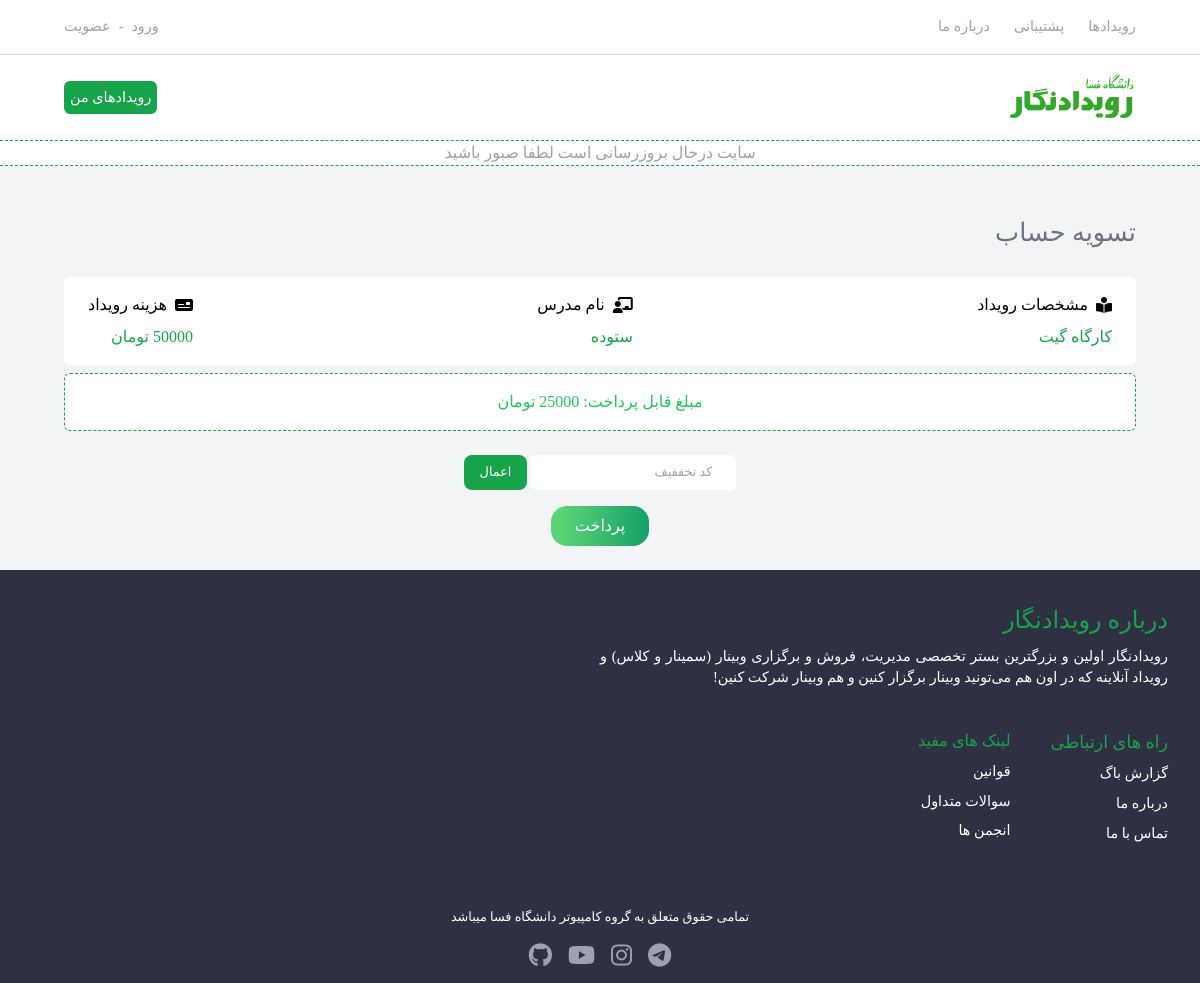
/card (signed in), run on an earlier commit of the app's database.
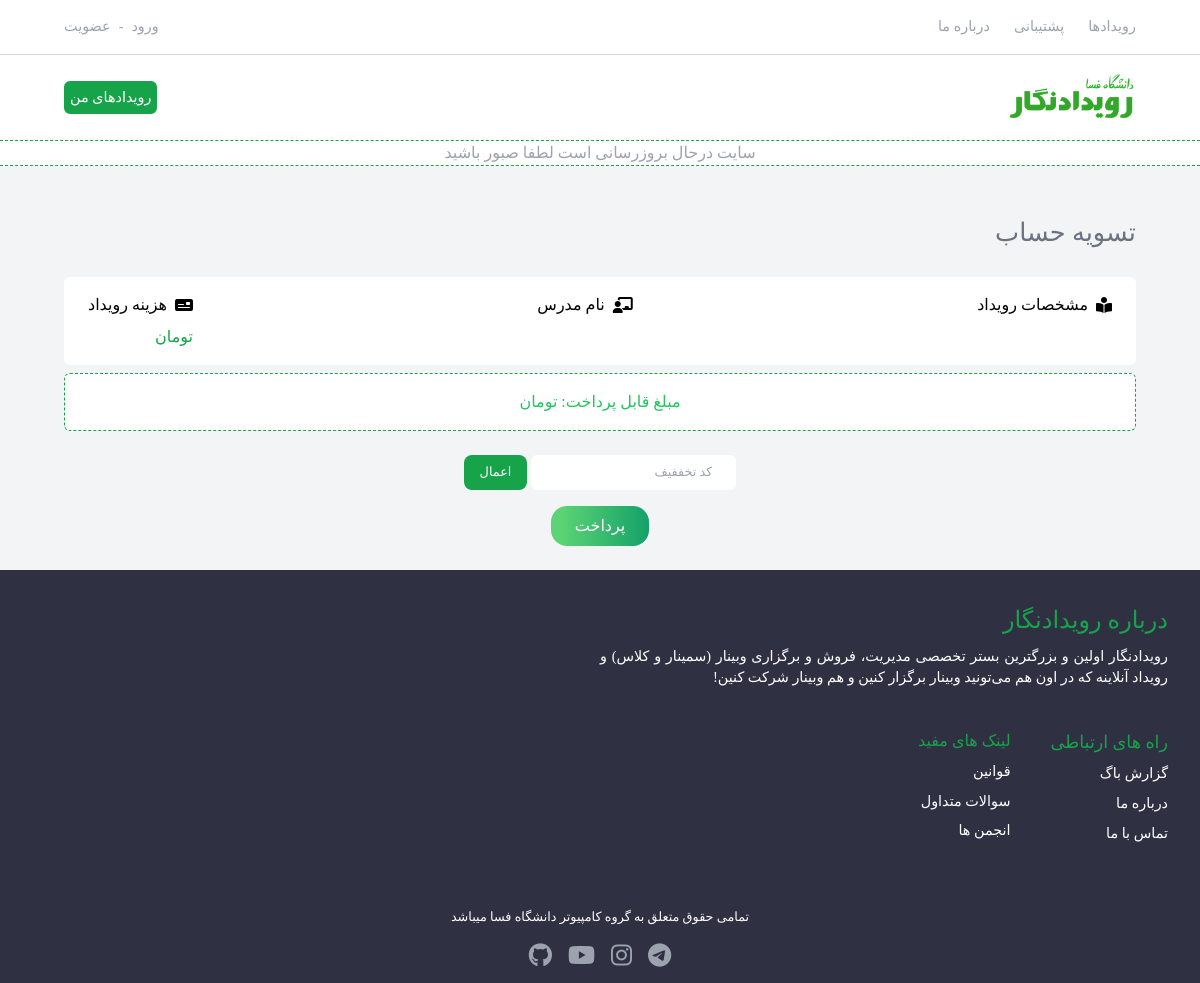
And on a later commit of the database.
### events_module/models.py (models this page shows, shortened)
class Participant(models.Model):
    user = models.ForeignKey(User, on_delete=models.CASCADE, verbose_name="شرکت کننده")
    event = models.ForeignKey(Event, on_delete=models.CASCADE, verbose_name="سمینار")
    date = jmodels.jDateTimeField(auto_now_add=True, verbose_name="تاریخ ثبت نام")
    status = models.BooleanField(default=False, verbose_name="وضعیت")
    total = models.IntegerField(default=0, verbose_name="هزینه کل")
    class Meta:
        verbose_name = "شرکت کننده"
        verbose_name_plural = "شرکت کنندگان"

class Event(models.Model):
    title = models.CharField(max_length=255, null=True, verbose_name="عنوان رویداد")
    description = models.TextField(null=True, verbose_name="توضیحات رویداد")
    start_date = models.CharField(max_length=255, verbose_name="تاریخ شروع")
    place = models.CharField(max_length=255, null=True, blank=True, verbose_name="محل برگزاری")
    days_of_week = models.TextField(null=True, blank=True, verbose_name="روزهای برگزاری")
    teacher = models.CharField(max_length=250, null=True, verbose_name="نام مدرس")
    price = models.IntegerField(null=True, verbose_name="هزینه رویداد")
    capacity = models.IntegerField(default=0, null=True, verbose_name="ظرفیت دوره")
    image = models.ImageField(upload_to='events', verbose_name="تصویر")
    slug = models.CharField(max_length=255, null=True, verbose_name="لینک")
    status = models.BooleanField(default=False, verbose_name="فعال/غیرفعال")
    class Meta:
        verbose_name = "رویداد"
        verbose_name_plural = "رویدادها"

### events_module/views.py (the view, shortened to what this page needs)
# urls.py: path('card', views.card, name='card')
@login_required(login_url="/account/login")
def card(request):
    user_card: Participant = Participant.objects.filter(status=False, user=request.user).first()
    user = request.user
    return render(request, 'module/card.html', context={
        'user_card': user_card,
        'user': user
    })

### events_module/templates/module/card.html (shortened to what this page needs)
{% extends 'partial/main.html' %}
{% block content %}
    {% include 'partial/notification.html' %}
    <section class="bg-gray-100 md:h-[80vh] mx-auto py-6 flex flex-col justify-center">
        <h2 class="text-[1.6rem] px-8 md:px-16 py-6 azar-bold text-gray-500">تسویه حساب</h2>
        <div class="bg-white mx-8 md:mx-16 rounded-md py-2 px-6">
            <ul class="flex flex-col md:flex-row justify-between">
                <li class="flex flex-col gap-y-2 border-b border-dashed border-gray-600 md:border-none py-2">
                    <span class="flex items-center gap-x-2 azar-bold"><i
                            class="fas fa-book-reader"></i>مشخصات رویداد </span>
                    <span class="text-green-600">{{ user_card.event.title }}</span>
                </li>
                <li class="flex flex-col gap-y-2 border-b border-dashed border-gray-600 md:border-none py-2">
                    <span class="flex items-center gap-x-2 azar-bold"><i class="fas fa-chalkboard-teacher"></i> نام مدرس </span>
                    <span class="text-green-600">{{ user_card.event.teacher }}</span>
                </li>
                <li class="flex flex-col py-2 gap-y-2">
                    <span class="flex items-center gap-x-2 azar-bold"><i
                            class="fas fa-money-check"></i>هزینه رویداد </span>
                    <span class="text-green-600">{{ user_card.event.price }} تومان</span>
                </li>
            </ul>
        </div>
        <h3 class="bg-white p-4 rounded-md mx-8 text-center md:mx-16 my-2 azar-bold text-green-500 border border-green-600 border-dashed">
            مبلغ قابل پرداخت: {{ user_card.total }} تومان</h3>
        {% if user_card.total != 0 %}
            <form method="post" class="block mx-auto my-4">
                <input type="text" name="discount" placeholder="کد تخففیف" class="rounded-md py-2 px-6 text-[.8rem]">
                <button type="submit" class="text-white bg-green-600 py-2 px-4 rounded-lg text-[.8rem]">اعمال</button>
            </form>
        {% endif %}
        <a href="{% url 'payment:request' %}"
           class="text-white gr azar-bold md:text-[1rem] rounded-2xl py-2 px-6 block mx-auto w-fit">پرداخت</a>
    </section>
{% endblock %}

What changed in the data, as far as the page shows it:
removed Participant: event "کارگاه گیت", event.teacher "ستوده"
